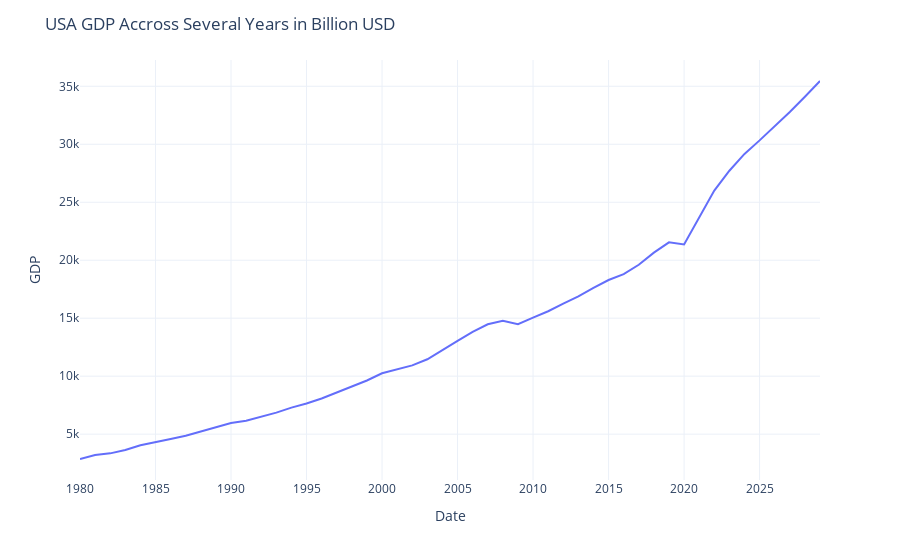

This figure's notebook cell:
### Code cell
fig1 = px.line(new_df, x="Year", y="GDP_billionUSD")

fig1.update_layout(
    title="USA GDP Accross Several Years in Billion USD",
    xaxis_title="Date",
    yaxis_title="GDP",
    template="plotly_white"
)

fig1.show()

### Figure 1 — Plotly figure (JSON) as saved in the notebook; plotly's stock layout.template omitted (floating-point values rounded to 4 significant figures)
{"data": [{"hovertemplate": "Year=%{x}<br>GDP_billionUSD=%{y}<extra></extra>", "legendgroup": "", "line": {"color": "#636efa", "dash": "solid"}, "marker": {"symbol": "circle"}, "mode": "lines", "name": "", "orientation": "v", "showlegend": false, "type": "scatter", "x": [1980, 1981, 1982, 1983, 1984, 1985, 1986, 1987, 1988, 1989, 1990, 1991, 1992, 1993, 1994, 1995, 1996, 1997, 1998, 1999, 2000, 2001, 2002, 2003, 2004, 2005, 2006, 2007, 2008, 2009, 2010, 2011, 2012, 2013, 2014, 2015, 2016, 2017, 2018, 2019, 2020, 2021, 2022, 2023, 2024, 2025, 2026, 2027, 2028, 2029], "xaxis": "x", "y": [2857.0, 3207, 3344.0, 3634, 4038.0, 4339, 4580.0, 4855.0, 5236.0, 5642.0, 5963.0, 6158.0, 6520.0, 6859.0, 7287.0, 7640.0, 8073.0, 8578.0, 9063.0, 9631.0, 10251, 10580.0, 10930.0, 11460.0, 12220.0, 13040.0, 13820.0, 14470.0, 14770.0, 14480.0, 15049, 15600.0, 16254, 16880.0, 17610.0, 18295, 18800.0, 19610.0, 20660.0, 21540.0, 21350.0, 23680.0, 26010.0, 27720.0, 29170.0, 30340.0, 31530.0, 32790.0, 34096, 35460.0], "yaxis": "y"}], "layout": {"legend": {"tracegroupgap": 0}, "margin": {"t": 60}, "title": {"text": "USA GDP Accross Several Years in Billion USD"}, "xaxis": {"anchor": "y", "domain": [0, 1], "title": {"text": "Date"}}, "yaxis": {"anchor": "x", "domain": [0, 1], "title": {"text": "GDP"}}}}
